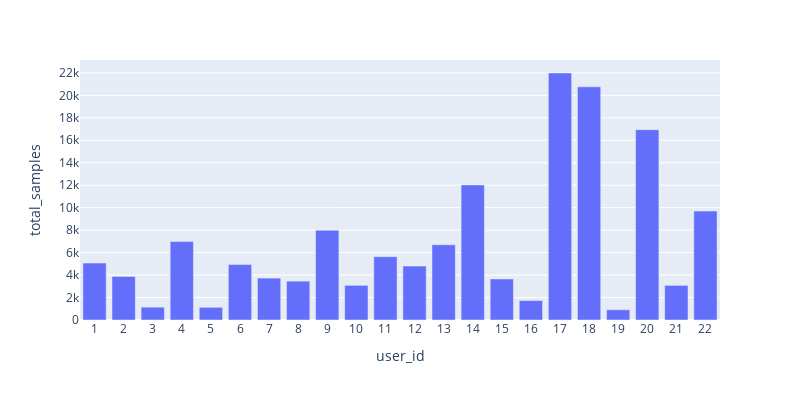

Write notebook code for a chart like this one.
### Code cell
fig = px.bar(samples_df, x="user_id", y="total_samples")
fig.update_xaxes(nticks=23)
fig.update_yaxes(nticks=20)
fig.update_layout(width=800, height=400)
py.offline.iplot(fig)

### Figure 1 — Plotly figure (JSON) as saved in the notebook; plotly's stock layout.template omitted (floating-point values rounded to 4 significant figures)
{"data": [{"alignmentgroup": "True", "hovertemplate": "user_id=%{x}<br>total_samples=%{y}<extra></extra>", "legendgroup": "", "marker": {"color": "#636efa"}, "name": "", "offsetgroup": "", "orientation": "v", "showlegend": false, "textposition": "auto", "type": "bar", "x": [1, 2, 3, 4, 5, 6, 7, 8, 9, 10, 11, 12, 13, 14, 15, 16, 17, 18, 19, 20, 21, 22], "xaxis": "x", "y": [5069, 3882, 1144, 6981, 1129, 4936, 3729, 3457, 7988, 3086, 5636, 4799, 6699, 12027, 3653, 1728, 21991, 20758, 911, 16949, 3082, 9698], "yaxis": "y"}], "layout": {"barmode": "relative", "height": 400, "legend": {"tracegroupgap": 0}, "margin": {"t": 60}, "width": 800, "xaxis": {"anchor": "y", "autorange": true, "domain": [0, 1], "nticks": 23, "range": [0.5, 22.5], "title": {"text": "user_id"}, "type": "linear"}, "yaxis": {"anchor": "x", "autorange": true, "domain": [0, 1], "nticks": 20, "range": [0, 23150.0], "title": {"text": "total_samples"}, "type": "linear"}}}
